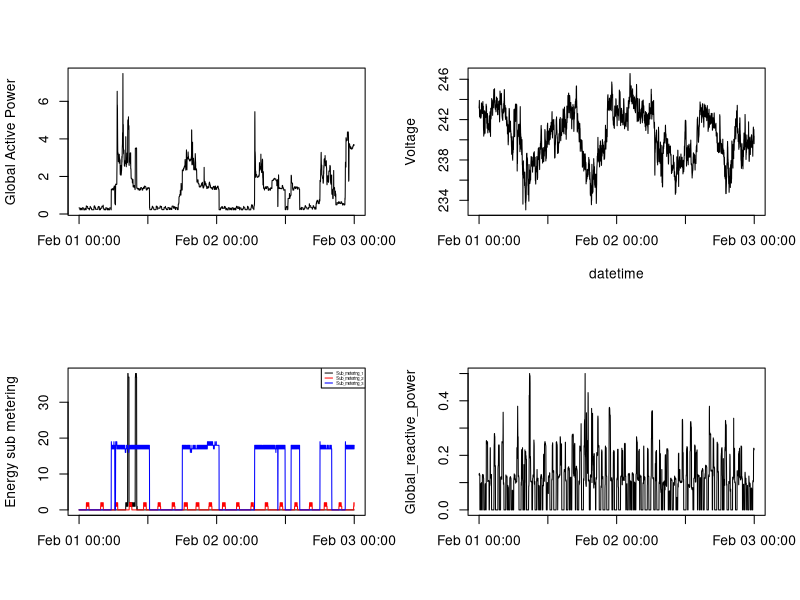

Write R code to recreate this figure.
## Import the data into R 


#df<-read.csv("household_power_consumption.txt", header = TRUE,sep = ";") 

#dim(df) ## Checking the number of row n columns

#df$Date<-as.Date(df$Date,"%d/%m/%Y" ) ## change the date type

#df<-subset(df, Date >= "2007-02-01"& Date <= "2007-02-02") ## select subject data

#write.csv(df, "data.csv")

df<-read.csv("data.csv") 

df<-df[-1]

df$Date<-as.Date(df$Date) ## change the date type

df$x <- paste(df$Date, df$Time, sep = " ")


df$x <- strptime(df$x,tz="",format = "%Y-%m-%d %H:%M:%S")

str(df)

## Plot4.R

png("plot4.png", width = 480, height = 480) ## set the graphics system


par(mfrow= c(2,2))

plot(df$x, df$Global_active_power, ylab = "Global Active Power", xlab = "", type = "l")

plot(df$x, df$Voltage, ylab = "Voltage", xlab = "datetime", type = "l")

plot(df$x,df$Sub_metering_1,type = "l",ylab = "Energy sub metering", xlab = "")
lines(df$x,df$Sub_metering_2,col= "red",type = "l")
lines(df$x,df$Sub_metering_3,col= "blue",type = "l")
legend("topright", legend = c("Sub_metering_1","Sub_metering_2","Sub_metering_3"),cex = .3,lwd= c(1,1,1),,col = c("black","red","blue"))

plot(df$x, df$Global_reactive_power, ylab = "Global_reactive_power", xlab = "", type = "l")

dev.off()

